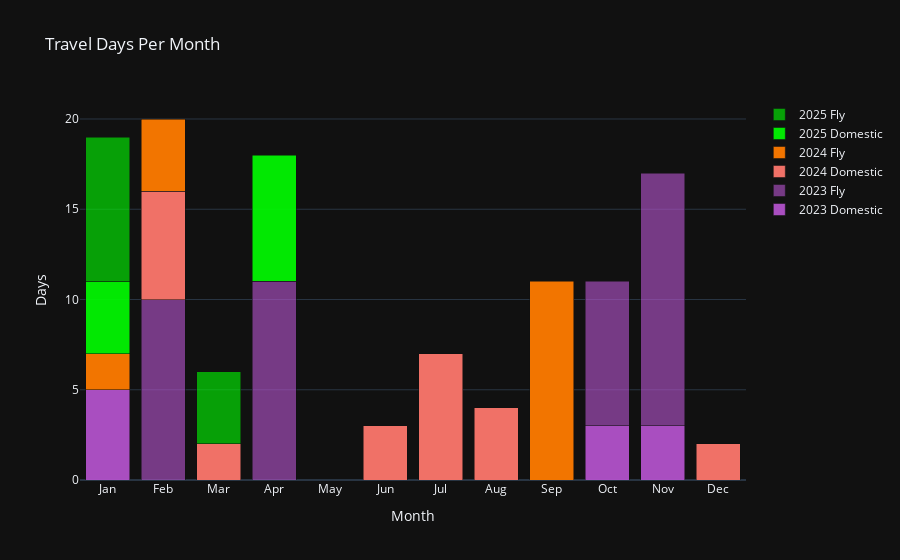

Notebook source saved alongside this figure:
### Markdown cell above
### 2023/2024 Travel Tracker

### Code cell
import plotly.graph_objs as go

x = ['Jan', 'Feb', 'Mar', 'Apr', 'May', 'Jun',
     'Jul', 'Aug', 'Sep', 'Oct', 'Nov', 'Dec']
day_in_month_2023 = [31, 28, 31, 30, 31, 30, 31, 31, 30, 31, 30, 31]
day_in_month_2024 = [31, 29, 31, 30, 31, 30, 31, 31, 30, 31, 30, 31]
day_in_month_2025 = [31, 28, 31, 30, 31, 30, 31, 31, 30, 31, 30, 31]

y2023_domestic = [5, None, None, None, None, None, None, None, None, 3, 3, None]
y2023_fly = [None, 10, None, 11, None, None, None, None, None, 8, 14, None]
y2024_domestic = [None, 6, 2, None, None, 3, 7, 4, None, None, None, 2]
y2024_fly = [2, 4, None, None, None, None, None, None, 11, None, None, None]
y2025_domestic = [4, None, None, 7, None, None, None, None, None, None, None, None]
y2025_fly = [8, None, 4, None, None, None, None, None, None, None, None, None]

fig = go.Figure()

fig.add_trace(go.Bar(x=x, y=y2023_domestic, name='2023 Domestic',
              marker_color='rgba(186, 85, 211, 0.9)'))
fig.add_trace(go.Bar(x=x, y=y2023_fly, name='2023 Fly',
              marker_color='rgba(186, 85, 211, 0.6)'))
fig.add_trace(go.Bar(x=x, y=y2024_domestic, name='2024 Domestic',
              marker_color='#f07167'))
fig.add_trace(go.Bar(x=x, y=y2024_fly, name='2024 Fly',
              marker_color='#f27500'))
fig.add_trace(go.Bar(x=x, y=y2025_domestic, name='2025 Domestic',
              marker_color='rgba(0, 255, 0, 0.9)'))
fig.add_trace(go.Bar(x=x, y=y2025_fly, name='2025 Fly',
              marker_color='rgba(0, 255, 0, 0.6)'))

fig.update_layout(
    title='Travel Days Per Month',
    xaxis_title='Month',
    yaxis_title='Days',
    barmode='stack',
    template='plotly_dark'
)

fig.show()

total_domestic_days_2023 = sum(filter(None, y2023_domestic))
total_fly_days_2023 = sum(filter(None, y2023_fly))
total_domestic_days_2024 = sum(filter(None, y2024_domestic))
total_fly_days_2024 = sum(filter(None, y2024_fly))
print(f'Total domestic days in 2023: {total_domestic_days_2023}')
print(f'Total fly days in 2023: {total_fly_days_2023}')
print(f'Total domestic days in 2024: {total_domestic_days_2024}')
print(f'Total fly days in 2024: {total_fly_days_2024}')
total_travel_days_2023 = total_domestic_days_2023 + total_fly_days_2023
total_travel_days_2024 = total_domestic_days_2024 + total_fly_days_2024
print(f'Total travel days in 2023: {total_travel_days_2023}')
print(f'Total travel days in 2024: {total_travel_days_2024}')

### Figure 1 — Plotly figure (JSON) as saved in the notebook; plotly's stock layout.template omitted (floating-point values rounded to 4 significant figures)
{"data": [{"marker": {"color": "rgba(186, 85, 211, 0.9)"}, "name": "2023 Domestic", "type": "bar", "x": ["Jan", "Feb", "Mar", "Apr", "May", "Jun", "Jul", "Aug", "Sep", "Oct", "Nov", "Dec"], "y": [5, null, null, null, null, null, null, null, null, 3, 3, null]}, {"marker": {"color": "rgba(186, 85, 211, 0.6)"}, "name": "2023 Fly", "type": "bar", "x": ["Jan", "Feb", "Mar", "Apr", "May", "Jun", "Jul", "Aug", "Sep", "Oct", "Nov", "Dec"], "y": [null, 10, null, 11, null, null, null, null, null, 8, 14, null]}, {"marker": {"color": "#f07167"}, "name": "2024 Domestic", "type": "bar", "x": ["Jan", "Feb", "Mar", "Apr", "May", "Jun", "Jul", "Aug", "Sep", "Oct", "Nov", "Dec"], "y": [null, 6, 2, null, null, 3, 7, 4, null, null, null, 2]}, {"marker": {"color": "#f27500"}, "name": "2024 Fly", "type": "bar", "x": ["Jan", "Feb", "Mar", "Apr", "May", "Jun", "Jul", "Aug", "Sep", "Oct", "Nov", "Dec"], "y": [2, 4, null, null, null, null, null, null, 11, null, null, null]}, {"marker": {"color": "rgba(0, 255, 0, 0.9)"}, "name": "2025 Domestic", "type": "bar", "x": ["Jan", "Feb", "Mar", "Apr", "May", "Jun", "Jul", "Aug", "Sep", "Oct", "Nov", "Dec"], "y": [4, null, null, 7, null, null, null, null, null, null, null, null]}, {"marker": {"color": "rgba(0, 255, 0, 0.6)"}, "name": "2025 Fly", "type": "bar", "x": ["Jan", "Feb", "Mar", "Apr", "May", "Jun", "Jul", "Aug", "Sep", "Oct", "Nov", "Dec"], "y": [8, null, 4, null, null, null, null, null, null, null, null, null]}], "layout": {"barmode": "stack", "title": {"text": "Travel Days Per Month"}, "xaxis": {"title": {"text": "Month"}}, "yaxis": {"title": {"text": "Days"}}}}
